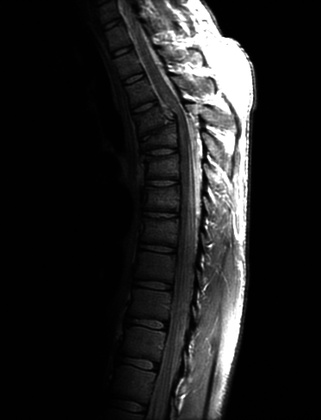
%> input picture DigitalImageProcessing/project1/code/figure32.jpg, 321 x 420 px, shrunk from 746 x 976 before the run
$ octave 3-2.m   (GNU Octave 9; MATLAB toolbox functions it lacks are replaced by stand-ins)
%> lines starting %> are read from the running program, lines starting %| are printed output that depends on the picture
clear;
clc;
I = imread('figure32.jpg');
%> I is the input picture: size 420x321 uint8; min 0, max 255, mean 32.6
Ihist = zeros(1,256);
[m,n] = size(I);
%> m = 420; n = 321
for i = 1:256
    Ihist(i) = sum(sum(I==i-1));
end
%> after the loop, Ihist = 256 values, max 76352 at index 2, min 29 at index 230, mean 526.6
probability_sum = zeros(1,256);
for i = 1:256
    for j = 1:i
        probability_sum(i) = probability_sum(i) + 255*Ihist(j)/(m*n);
    end
end
%> after the loop, probability_sum = 256 values from 1.91 to 255
newI = zeros(m,n);
for i = 1:m
    for j = 1:n
        newI(i,j) = uint8(probability_sum(I(i,j)+1));
    end
end
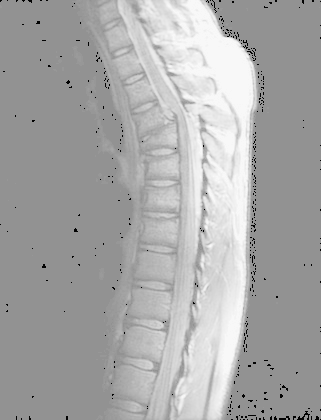
%> newI: size 420x321 double; min 2, max 248, mean 168.4

newIhist = zeros(1,256);
for i = 1:256
    newIhist(i) = sum(sum(newI==i-1));
end
%> after the loop, newIhist = 256 values, max 76352 at index 147, min 0 at index 1, mean 526.6
figure,
subplot(121),imshow(uint8(I));
title('原始图像')
subplot(122),imshow(uint8(newI));
title('均衡化图像')
figure,
subplot(121),bar(0:255,uint32(Ihist));
title('原始图像直方图');
subplot(122),bar(0:255,uint32(newIhist));
title('均衡化图像直方图');
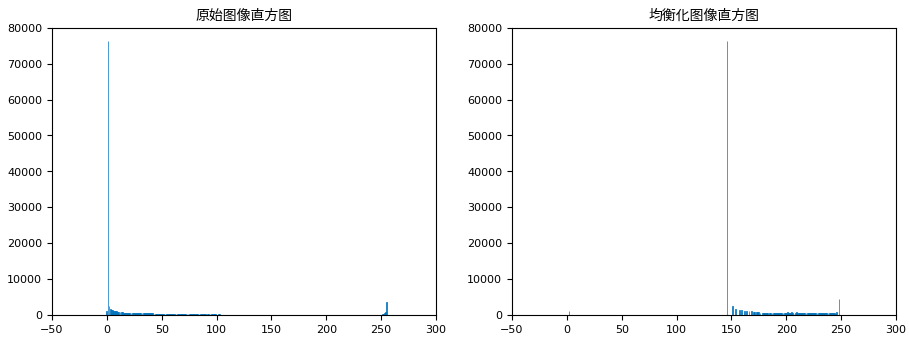
%> figure redrawn from the program's plot data, 2 panels; panel 1: tallest bar 76352 high, from x = 0.6 to 1.4; panel 2: tallest bar 76352 high, from x = 145.6 to 146.4
